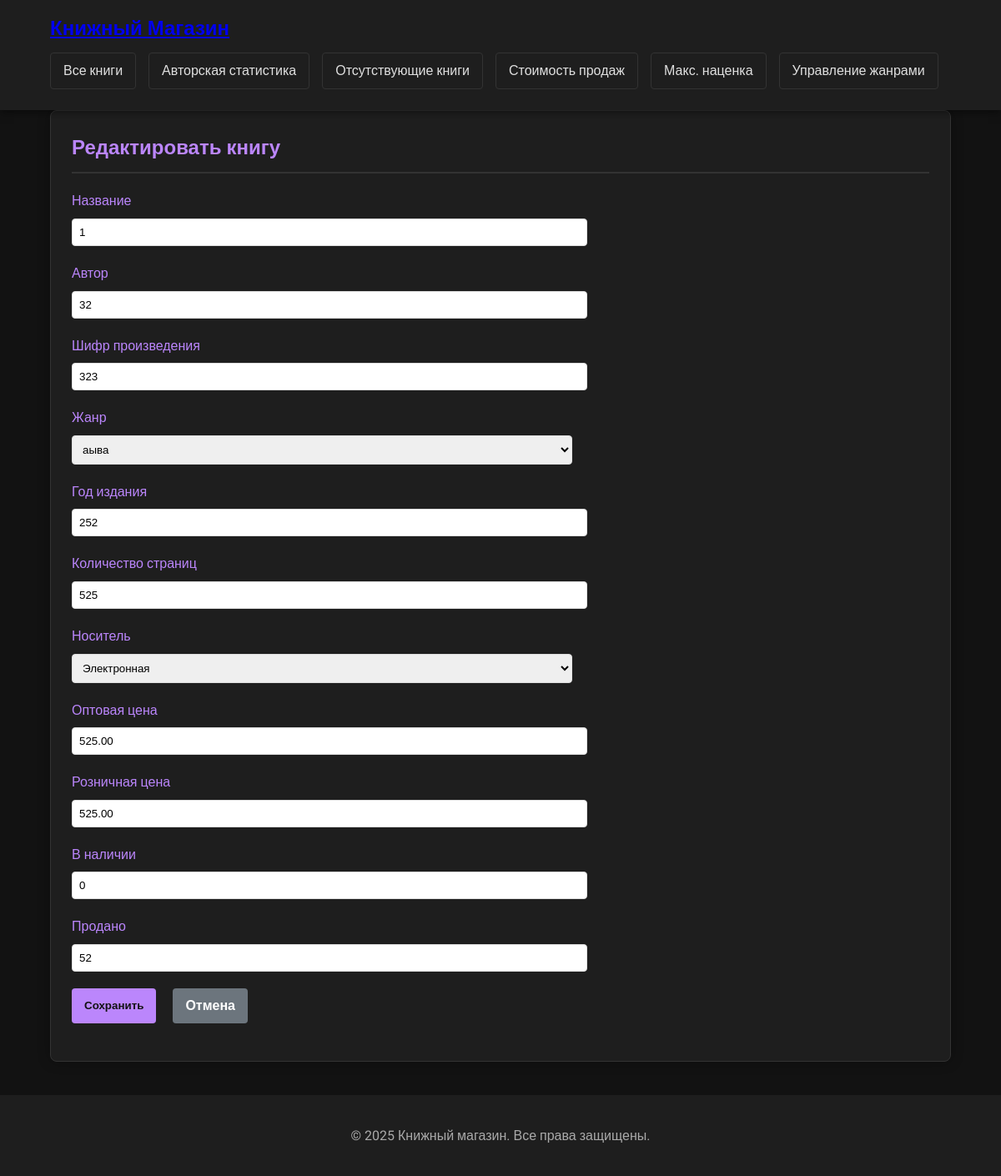
/books/book/edit/2/ (signed in), run on the app's committed database.
### books/models.py (models this page shows, shortened)
class Book(models.Model):
    MEDIUM_CHOICES = [
        ('P', 'Бумажная'),
        ('E', 'Электронная'),
        ('A', 'Аудио'),
    ]
    title = models.CharField(max_length=200, verbose_name="Название")
    author = models.CharField(max_length=100, verbose_name="Автор")
    code = models.CharField(max_length=50, unique=True, verbose_name="Шифр произведения")
    genre = models.ForeignKey(Genre, on_delete=models.CASCADE, verbose_name="Жанр")
    year = models.PositiveIntegerField(verbose_name="Год издания")
    pages = models.PositiveIntegerField(verbose_name="Количество страниц", blank=True, null=True)
    medium = models.CharField(max_length=1, choices=MEDIUM_CHOICES, verbose_name="Носитель")
    wholesale_price = models.DecimalField(max_digits=10, decimal_places=2, verbose_name="Оптовая цена")
    retail_price = models.DecimalField(max_digits=10, decimal_places=2, verbose_name="Розничная цена")
    stock = models.PositiveIntegerField(default=0, verbose_name="В наличии")
    sold = models.PositiveIntegerField(default=0, verbose_name="Продано")

### books/views.py (the view)
# urls.py: path('book/edit/<int:book_id>/', views.edit_book, name='edit_book'),
@login_required
def edit_book(request, book_id):
    book = get_object_or_404(Book, id=book_id)
    if request.method == 'POST':
        form = BookForm(request.POST, instance=book)
        if form.is_valid():
            form.save()
            messages.success(request, f'Книга "{book.title}" успешно обновлена!')
            return redirect('book_list')
    else:
        form = BookForm(instance=book)
    return render(request, 'books/book_form.html', {
        'form': form,
        'title': 'Редактировать книгу',
        'book': book
    })

### books/forms.py
class BookForm(forms.ModelForm):
    class Meta:
        model = Book
        fields = '__all__'
    def __init__(self, *args, **kwargs):
        super().__init__(*args, **kwargs)
        self.fields['year'].widget = forms.NumberInput()
        self.fields['retail_price'].widget = forms.NumberInput(attrs={'step': '0.01'})
        self.fields['wholesale_price'].widget = forms.NumberInput(attrs={'step': '0.01'})
        self.fields['stock'].widget = forms.NumberInput()
        self.fields['sold'].widget = forms.NumberInput()

### books/models.py (called while the page is built)
    def __str__(self):
        return self.name

### books/templates/books/book_form.html (shortened to what this page needs)
{% extends 'books/base.html' %}
{% block content %}
<div class="card">
    <h2>{{ title }}</h2>
    <form method="post" id="book-form">
        {% for field in form %}
        <div class="form-group">
            <label for="{{ field.auto_id }}">{{ field.label }}</label>
            {{ field }}
        </div>
        {% endfor %}
        <div class="actions">
            <button type="submit" class="btn">Сохранить</button>
            <a href="{% url 'book_list' %}" class="btn btn-secondary">Отмена</a>
        </div>
    </form>
</div>
{% endblock %}

### static/books/css/style.css (style rules this page uses)
:root { --dark-bg: #121212; --dark-card: #1e1e1e; --dark-text: #e0e0e0; --dark-border: #333; --accent-color: #bb86fc; --accent-hover: #9a67ea; --danger: #cf6679; --success: #03dac6; }
body { font-family: 'Segoe UI', Tahoma, Geneva, Verdana, sans-serif; line-height: 1.6; margin: 0; padding: 0; background-color: var(--dark-bg); color: var(--dark-text); min-height: 100vh; }
.card { background: var(--dark-card); border-radius: 8px; box-shadow: 0 0 15px rgba(0,0,0,0.3); padding: 25px; margin-bottom: 25px; border: 1px solid var(--dark-border); }
.card h2 { margin-top: 0; color: var(--accent-color); border-bottom: 2px solid var(--dark-border); padding-bottom: 10px; }
.actions { display: flex; gap: 10px; margin-top: 15px; }
.btn { display: inline-block; background: var(--accent-color); color: var(--dark-bg); padding: 8px 15px; border-radius: 4px; text-decoration: none; border: none; cursor: pointer; transition: background-color 0.3s; font-weight: bold; }
.btn-secondary { background: var(--dark-border); color: var(--dark-text); }
.form-group { margin-bottom: 20px; }
.form-group label { display: block; margin-bottom: 8px; font-weight: 500; color: var(--accent-color); }
.card, .book-card { animation: fadeIn 0.5s ease-out; }
form { max-width: 600px; margin: 20px 0; }
label { display: block; margin-bottom: 5px; font-weight: bold; }
input, select, textarea { width: 100%; padding: 8px; border: 1px solid #ddd; border-radius: 4px; }
.btn { padding: 8px 15px; border: none; border-radius: 4px; cursor: pointer; margin-right: 10px; }
.btn-secondary { background-color: #6c757d; color: white; }

### books/templates/books/base.html (style rules this page uses)
body { font-family: 'Roboto', sans-serif; }

### data on the page
Book: form "1" "32" "323" "аыва" "252" "525" "Электронная" "525.00" "525.00" "0" "52"

### other printed values
{{ title }} "Редактировать книгу"
{{ field.label }} "Название" "Автор" "Шифр произведения" "Жанр" "Год издания" "Количество страниц" "Носитель" "Оптовая цена" "Розничная цена" "В наличии" "Продано"
